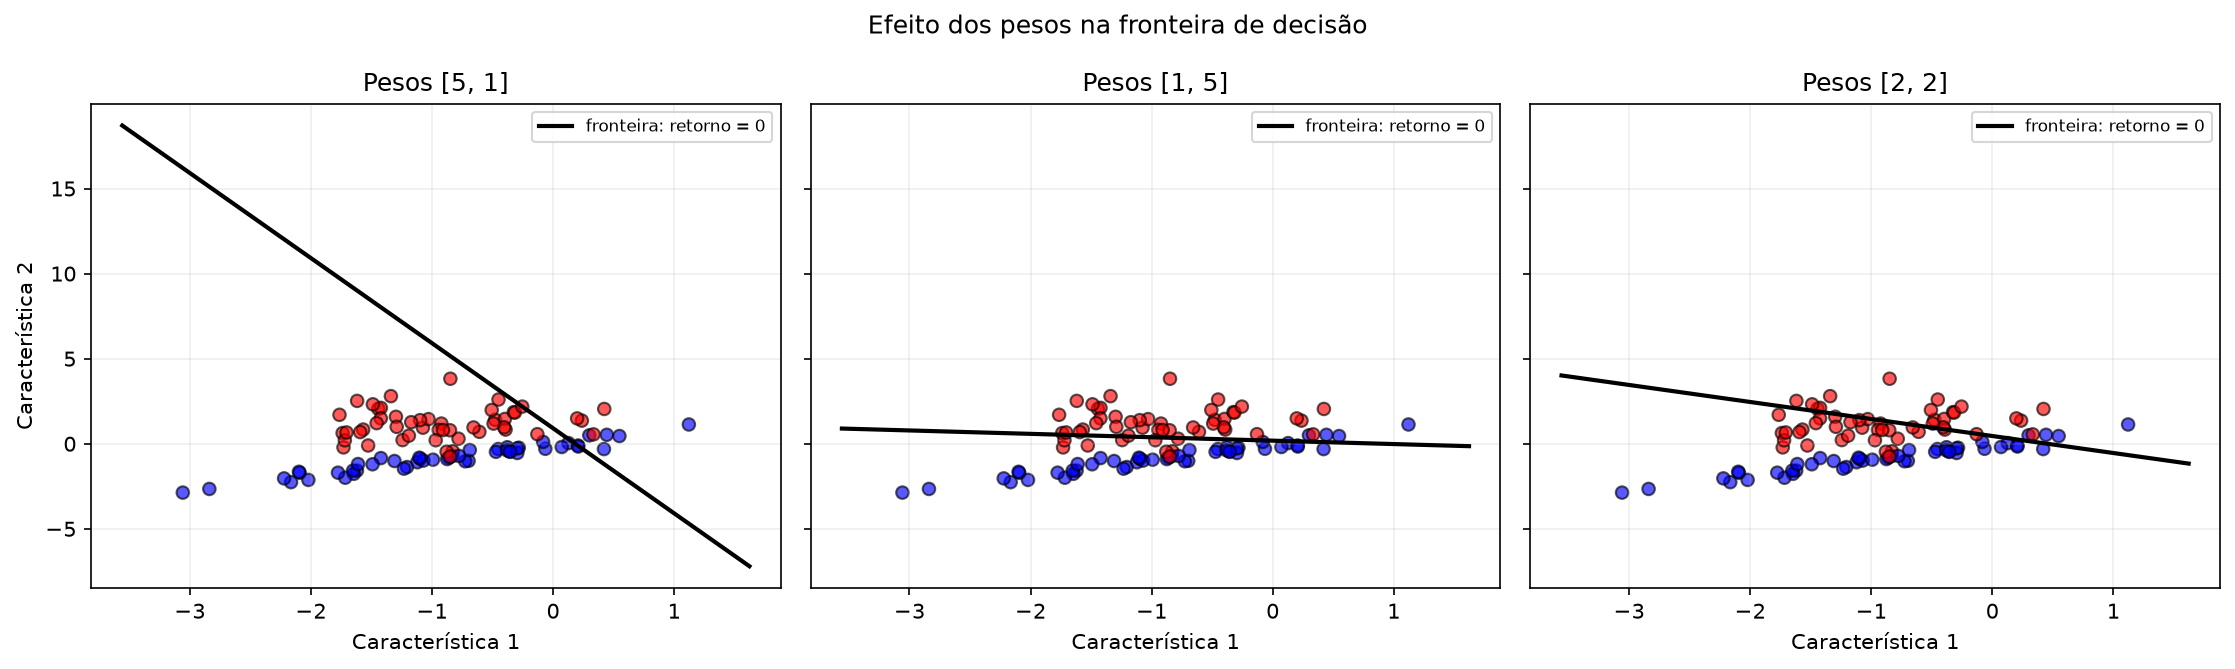

This figure's Python source:
import numpy as np
import matplotlib.pyplot as plt
from sklearn.datasets import make_classification

X, y = make_classification(
    n_samples=100,
    n_features=2,
    n_redundant=0,
    n_informative=2,
    n_clusters_per_class=1,
    random_state=30,
)

viés = -0.9131562
configuracoes = [
    ([5.0, 1.0], "Pesos [5, 1]"),
    ([1.0, 5.0], "Pesos [1, 5]"),
    ([2.0, 2.0], "Pesos [2, 2]"),
]

x1 = np.linspace(X[:, 0].min() - 0.5, X[:, 0].max() + 0.5, 300)

fig, eixos = plt.subplots(1, 3, figsize=(15, 4.5), sharey=True)

for eixo, (pesos, titulo) in zip(eixos, configuracoes):
    w1, w2 = pesos
    retorno = X @ np.array(pesos) + viés
    probabilidade = 1 / (1 + np.exp(-retorno))

    eixo.scatter(X[:, 0], X[:, 1], c=y, cmap="bwr",
                 edgecolors="k", alpha=0.65)
    eixo.plot(x1, -(w1 * x1 + viés) / w2, color="black",
              linewidth=2, label="fronteira: retorno = 0")
    eixo.set_title(titulo)
    eixo.set_xlabel("Característica 1")
    eixo.grid(alpha=0.2)
    eixo.legend(fontsize=8)

    print(f"\n{titulo}; viés = {viés:.4f}")
    for indice in [17, 21, 43, 66]:
        print(
            f"X[{indice}]: retorno = {retorno[indice]:.4f} | "
            f"Sigmoid = {probabilidade[indice]:.4f}"
        )

eixos[0].set_ylabel("Característica 2")
fig.suptitle("Efeito dos pesos na fronteira de decisão")
fig.tight_layout()

saida = r"C:\Users\rafal\Desktop\redes_neurais_pytorch\comparacao_pesos_ativacao.png"
fig.savefig(saida, dpi=150, bbox_inches="tight")
print(f"\nGráfico salvo em: {saida}")
plt.show()
